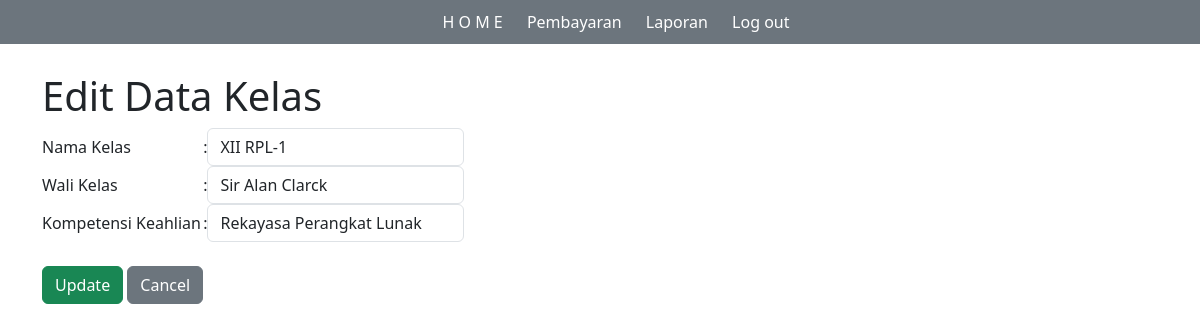
The page /PembayaranSPPSekolah/kelas-edit.php?id_kelas=1 on the database its author committed.
### tables this page shows
CREATE TABLE `tb_kelas` (
  `id_kelas` int(3) NOT NULL,
  `nama_kelas` varchar(15) NOT NULL,
  `wali_kelas` varchar(100) NOT NULL,
  `kompetensi_keahlian` text NOT NULL
);

### PembayaranSPPSekolah/kelas-edit.php (the view, shortened to what this page needs)
<?php
include "koneksi.php";
$id_kelas = $_GET['id_kelas'];
$sql = "SELECT * FROM tb_kelas WHERE id_kelas = '$id_kelas'";
$query = mysqli_query($koneksi, $sql);
$data = mysqli_fetch_array($query);
?>
<!doctype html>
<html lang="en">
<head>
    <link rel="stylesheet" href="assets/css/style.css">
    <link rel="stylesheet" type="text/css" href="assets/css/bootstrap.min.css">
</head>
<body>
<?php
include "header.php";
?>
<br>
<div class="container">
    <h1 class="mt-5">Edit Data Kelas</h1>
    <form action="kelas-update.php" method="post">
        <table>
            <tr>
                <td>Nama Kelas</td>
                <td>:</td>
                <td><input type="text" name="nama_kelas" id="" autofocus required autocomplete="off" placeholder="Masukan Nama Kelas" value="<?= $data['nama_kelas']; ?>" class="form-control"></td>
            </tr>
            <tr>
                <td>Wali Kelas</td>
                <td>:</td>
                <td><input type="text" name="wali_kelas" id="" autofocus required autocomplete="off" placeholder="Masukan Wali Kelas" value="<?= $data['wali_kelas']; ?>" class="form-control"></td>
            </tr>
            <tr>
                <td>Kompetensi Keahlian</td>
                <td>:</td>
                <td><input type="text" name="kompetensi_keahlian" id="" autofocus required autocomplete="off" placeholder="Masukan kompetensi keahlian" value="<?= $data['kompetensi_keahlian']; ?>" class="form-control"></td>
            </tr>
            <tr>
                <td><br><input type="submit" value="Update" class="btn btn-success"> <a href="kelas.php" class="btn btn-secondary">Cancel</a></td>
            </tr>
        </table>
    </form>
</div>
</body>
</html>

### PembayaranSPPSekolah/assets/css/style.css (style rules this page uses)
* { margin: 0; padding: 0; }

### rows shown on the page
tb_kelas: nama_kelas "XII RPL-1", wali_kelas "Sir Alan Clarck", kompetensi_keahlian "Rekayasa Perangkat Lunak"
